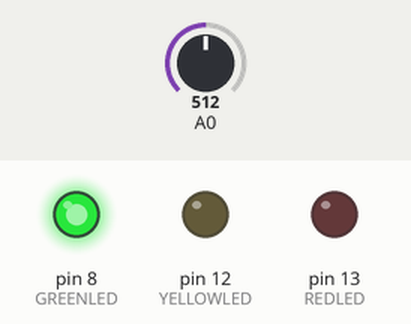
This sketch was run on a simulated Arduino Uno, built with avr-gcc and run on an emulated ATmega328P. On the bench: output pins drawn as LEDs (lit = HIGH). The inputs (shaded band) are chosen by the test bench; at power-on: A0 = 512. What the sketch prints to the serial monitor is not drawn.

Above: at 1.8 s.
1.9 s: A0 set to 464
3.4 s: A0 set to 448
At 5.2 s:
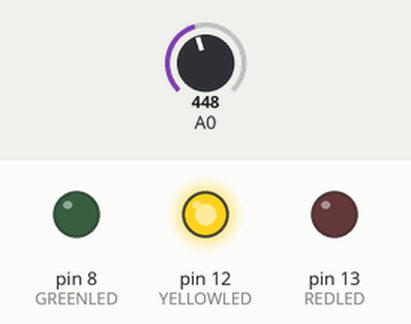
5.5 s: A0 set to 127
7.2 s: A0 set to 105
At 8.4 s:
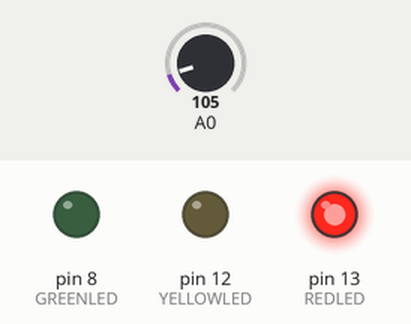
9.5 s: A0 set to 122
At 11.2 s:
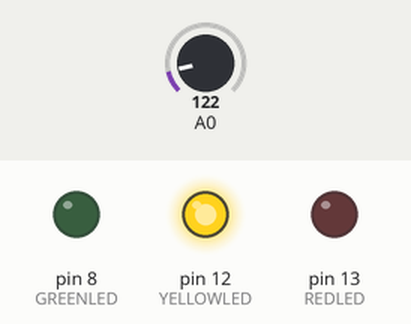
11.5 s: A0 set to 70
At 12.8 s:
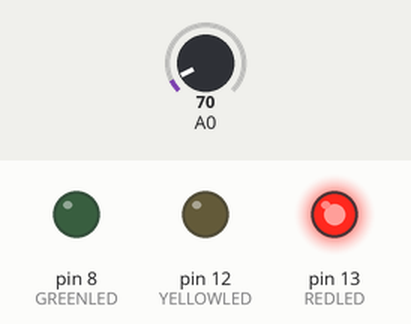
Timing chart, 0 to 14.5 s (numbered marks = the images above; inputs shaded):
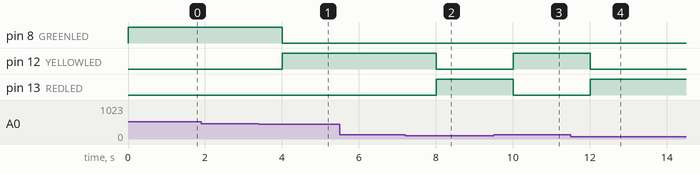

The sketch:

ntc-basic.ino
```cpp
// (licence header left out)
const float BETA = 3950; // should match the Beta Coefficient of the thermistor
#define REDLED 13
#define YELLOWLED 12
#define GREENLED 8

void setup() {
  Serial.begin(9600);
  pinMode(REDLED, OUTPUT);
  pinMode(YELLOWLED, OUTPUT);
  pinMode(GREENLED, OUTPUT);
}

void loop() {
  int analogValue = analogRead(A0);
  float celsius = 1 / (log(1 / (1023. / analogValue - 1)) / BETA + 1.0 / 298.15) - 273.15;
  Serial.print("Temperature: ");
  Serial.print(celsius);
  Serial.println(" ℃");

  // lit down all the LED lights
  digitalWrite(GREENLED, LOW);
  digitalWrite(YELLOWLED, LOW);
  digitalWrite(REDLED, LOW);

  if (celsius < 30) {
    // lit up the green LED
    digitalWrite(GREENLED, HIGH);
  } else if (celsius <= 80) {
    // lit up the yellow LED
    digitalWrite(YELLOWLED, HIGH);
  } else {
    // lit up the red LED
    digitalWrite(REDLED, HIGH);
  }

  delay(1000);
}
```

Measured:
- the behaviour switches between 456 and 455 on A0 (found by bisection; images 0 and 1)
- the behaviour switches between 116 and 115 on A0 (found by bisection; images 1 and 2)
- after the input at 3.4 s, pin 8 (GREENLED): HIGH → LOW after 0.61 s; pin 12 (YELLOWLED): LOW → HIGH after 0.61 s
- after the input at 7.2 s, pin 12 (YELLOWLED): HIGH → LOW after 0.81 s; pin 13 (REDLED): LOW → HIGH after 0.81 s
- after the input at 9.5 s, pin 12 (YELLOWLED): LOW → HIGH after 0.51 s; pin 13 (REDLED): HIGH → LOW after 0.51 s
- after the input at 11.5 s, pin 12 (YELLOWLED): HIGH → LOW after 0.51 s; pin 13 (REDLED): LOW → HIGH after 0.51 s
